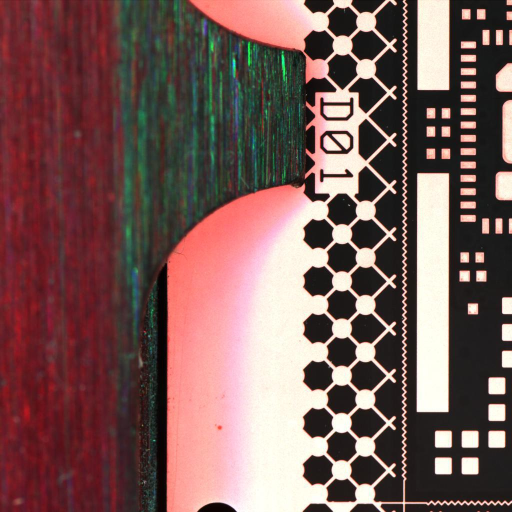
#> input picture images/4_1_1_1.jpg, 1024 x 1024 px, given in place of SMCAMBtm_1_2_6.jpg, which was not available (shown at 1/2 size)
$ python -i previousWork.py   (imports and definitions only)
#> lines starting #> are read from the running program, lines starting #| are printed output that depends on the picture; after the words box and inside, x2 and y2 are one past the last pixel; in counts of white or black regions, pixels touching at a corner belong together; pictures that were not available may be replaced by others from this repository, and a replacement may not be noted
### myFunction.py
import cv2
import numpy as np
import matplotlib.pyplot as plt

window_name = 'image'
coor = []

# [16 lines left out: function filter_orange_like, not called in this run]

def filter_red(image):
    original = image.copy()
    thresh = detectRed(image)
    coor = drawBoundingBox(thresh,original,image)
    cv2.imshow(window_name,image)
    return coor

def detectRed(image):
    #https://stackoverflow.com/questions/51229126/how-to-find-the-red-color-regions-using-opencv
    img_hsv = cv2.cvtColor(image, cv2.COLOR_BGR2HSV)
    denoise(img_hsv,3)
    ## Gen lower mask (0-5) and upper mask (175-180) of RED
    mask1 = cv2.inRange(img_hsv, (0,50,20), (5,255,255))
    mask2 = cv2.inRange(img_hsv, (175,50,20), (180,255,255))
    ## Merge the mask and crop the red regions
    color_mask = cv2.bitwise_or(mask1, mask2 )
    return color_mask

# [12 lines left out: function kmean, not called in this run]

def createTrackbar(trackbar_name):
    #https://opencv-python-tutroals.readthedocs.io/en/latest/py_tutorials/py_gui/py_trackbar/py_trackbar.html
    cv2.namedWindow(trackbar_name)
    cv2.createTrackbar('low_H',trackbar_name,0,180,nothing)
    cv2.createTrackbar('low_S',trackbar_name,0,255,nothing)
    cv2.createTrackbar('low_V',trackbar_name,0,255,nothing)
    cv2.createTrackbar('high_H',trackbar_name,0,180,nothing)
    cv2.createTrackbar('high_S',trackbar_name,0,255,nothing)
    cv2.createTrackbar('high_V',trackbar_name,0,255,nothing)

    cv2.setTrackbarPos('low_H', trackbar_name, 0)   #yellow-orange (0,14,185),(35,130,255)
    cv2.setTrackbarPos('low_S', trackbar_name, 14)  #pinkish, yellow also ok (0,14,199),(180,127,255)
    cv2.setTrackbarPos('low_V', trackbar_name, 193) #pink can, yellow cannot(0,62,188),(180,178,255)
    cv2.setTrackbarPos('high_H', trackbar_name, 180)
    cv2.setTrackbarPos('high_S', trackbar_name, 255)
    cv2.setTrackbarPos('high_V', trackbar_name, 255)


# [10 lines left out: function getTrackbarPos, not called in this run]

def nothing(x):
    pass


def denoise(img,kernelSize):
    #https://www.geeksforgeeks.org/erosion-dilation-images-using-opencv-python/

    #https://opencv-python-tutroals.readthedocs.io/en/latest/py_tutorials/py_imgproc/py_filtering/py_filtering.html

    kernel = np.ones((kernelSize,kernelSize), np.uint8)
    img = cv2.erode(img, kernel, iterations=1)
    img = cv2.dilate(img, kernel, iterations=1)
    img = cv2.erode(img, kernel, iterations=1)
    img = cv2.dilate(img, kernel, iterations=1)
    img = cv2.GaussianBlur(img,(5,5),0)
    return img

def drawBoundingBox(thresh,original,image,ROI_number = 0):
    #https://stackoverflow.com/questions/21104664/extract-all-bounding-boxes-using-opencv-python
    # Find contours, obtain bounding box, extract and save ROI
    cnts = cv2.findContours(thresh, cv2.RETR_EXTERNAL, cv2.CHAIN_APPROX_SIMPLE)
    cnts = cnts[0] if len(cnts) == 2 else cnts[1]
    coor = []
    for c in cnts:
        x,y,w,h = cv2.boundingRect(c)
        if ((w*h)>200 and (w*h)<40000):
            cv2.rectangle(image, (x, y), (x + w, y + h), (36,255,12), 2)
            ROI = original[y:y+h, x:x+w]
            ROI_number += 1
            x_min = x
            y_min = y
            x_max = x+w
            y_max = y+h
            coor.append([x_min,y_min,x_max,y_max])
        else:
            pass
    return coor

# [13 lines left out: function kmean_mask, not called in this run]

img = cv2.imread(r'C:\Users\xiao-nan.gan\Desktop\autoLabel\images\test\SMCAMBtm_1_2_6.jpg',1)
#> img is the input picture: shape (1024, 1024, 3); mean B, G, R 88.2, 91.2, 121.8
coor = filter_red(img)
#> in detectRed, `img_hsv = cv2.cvtColor(image, cv2.COLOR_BGR2HSV)`: img_hsv: shape (1024, 1024, 3); mean H, S, V 76.5, 89.2, 124.5
#> in denoise, `img = cv2.erode(img, kernel, iterations=1)`:
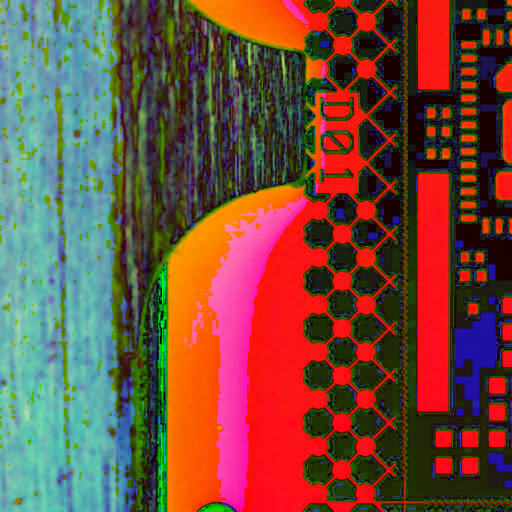
#> img: shape (1024, 1024, 3) (shown at 1/2 size); mean of channels 0, 1, 2 62.3, 77.2, 116.5; drawn as B, G, R
#> in denoise, `img = cv2.dilate(img, kernel, iterations=1)`:
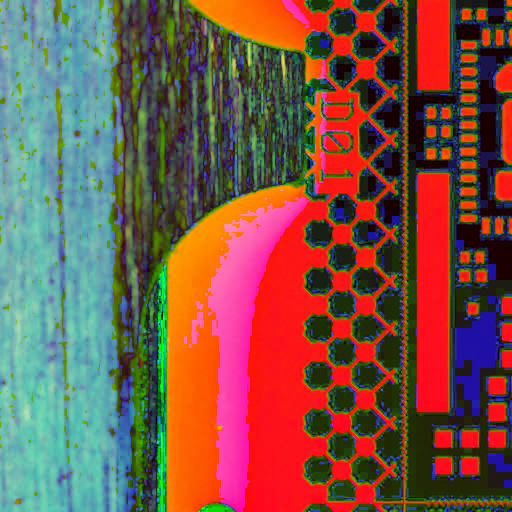
#> img: shape (1024, 1024, 3) (shown at 1/2 size); mean of channels 0, 1, 2 72.3, 85.5, 123.4; drawn as B, G, R
#> in detectRed, `mask1 = cv2.inRange(img_hsv, (0,50,20), (5,255,255))`:
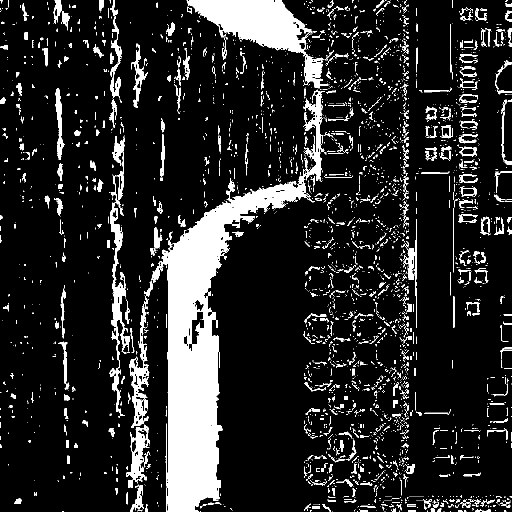
#> mask1: shape (1024, 1024) (shown at 1/2 size); 14% white; 3279 white regions (2680 under 20 px), largest, box (x1, y1, x2, y2) and area: (303, 179, 650, 1024) 65319, (373, 0, 656, 176) 16811, (220, 405, 260, 832) 4258
#> in detectRed, `mask2 = cv2.inRange(img_hsv, (175,50,20), (180,255,255))`:
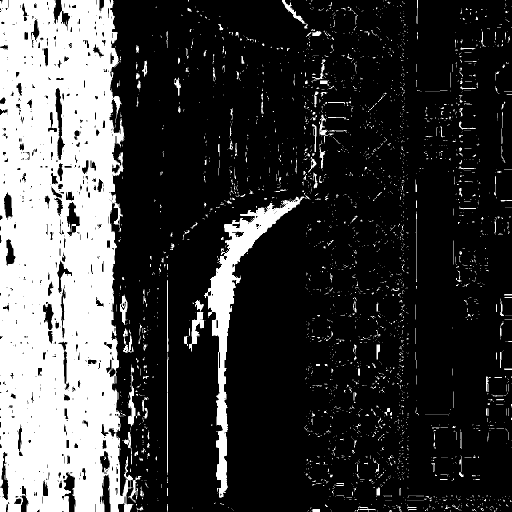
#> mask2: shape (1024, 1024) (shown at 1/2 size); 24.8% white; 2910 white regions (2662 under 20 px), largest, box (x1, y1, x2, y2) and area: (0, 0, 267, 1024) 216423, (408, 390, 621, 996) 17948, (378, 624, 409, 703) 938
#> in detectRed, `color_mask = cv2.bitwise_or(mask1, mask2 )`:
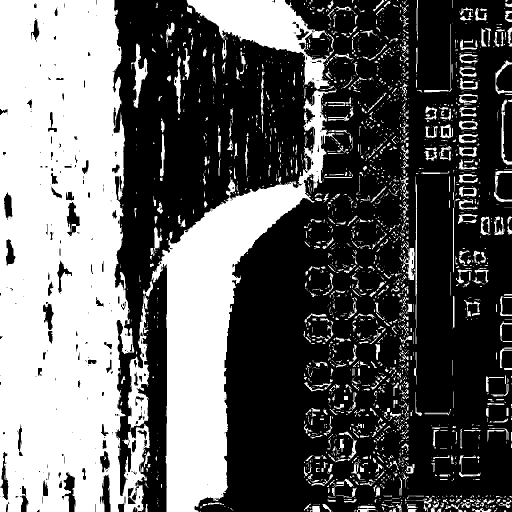
#> color_mask: shape (1024, 1024) (shown at 1/2 size); 38.8% white; 2367 white regions (1769 under 20 px)
#> in drawBoundingBox, `cnts = cv2.findContours(thresh, cv2.RETR_EXTERNAL, cv2.CHAIN_APPROX_SI..`: cnts = 2334 contours, 1967 with area under 20; largest, box (x1, y1, x2, y2) and area: (0, 0, 300, 1024) 246580, (303, 177, 681, 1024) 87172, (373, 0, 668, 178) 20803, (255, 591, 299, 861) 4943, (262, 87, 296, 216) 1296
#> the loop in drawBoundingBox, `for c in cnts:` made 2334 passes
#> (x, y, w, h, x_min, y_min, x_max, y_max) on passes 21, 30, 33, 46, 67, 68, 85, 88, 125, 163, 180, 204: (944, 1016, 39, 8, 944, 1016, 983, 1024), (620, 1012, 20, 12, 620, 1012, 640, 1024), (714, 1011, 38, 13, 714, 1011, 752, 1024), (644, 1008, 21, 16, 644, 1008, 665, 1024), (890, 1004, 36, 14, 890, 1004, 926, 1018), (861, 1004, 17, 20, 861, 1004, 878, 1024), (997, 999, 27, 17, 997, 999, 1024, 1016), (922, 999, 19, 17, 922, 999, 941, 1016), (848, 992, 16, 23, 848, 992, 864, 1015), (673, 975, 40, 21, 673, 975, 713, 996), (720, 964, 27, 8, 720, 964, 747, 972), (669, 958, 38, 16, 669, 958, 707, 974)
#> (x, y, w, h) on passes 2, 6, 7, 8, 9, 10: (755, 1023, 1, 1), (467, 1021, 1, 1), (1008, 1020, 5, 4), (1001, 1020, 1, 1), (928, 1020, 5, 4), (900, 1020, 2, 4)
#> after the loop in drawBoundingBox, `for c in cnts:`:
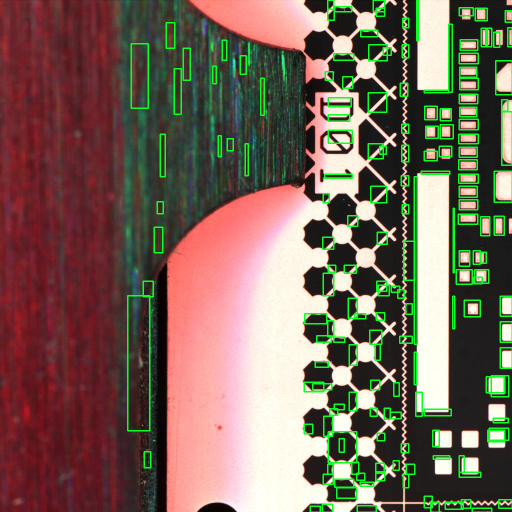
#> image: shape (1024, 1024, 3) (shown at 1/2 size); 4.98% of pixels changed, all inside (x1, y1, x2, y2) = (254, 0, 1024, 1024)
#> after the loop in drawBoundingBox, `for c in cnts:`: ROI_number = 167; coor = 167 items, first 6: [944, 1016, 983, 1024], [620, 1012, 640, 1024], [714, 1011, 752, 1024], [644, 1008, 665, 1024], [890, 1004, 926, 1018], [861, 1004, 878, 1024]
print(coor)
#> (printed output is left out)
cv2.waitKey(0)

### previousWork.py
import cv2
import myFunction
import numpy as np
import myFunction

def blueLong(image):
    myFunction.createTrackbar('trackbar')
    #image = cv2.imread(imgpath)
    #image2 = cv2.imread(r'C:\Users\xiao-nan.gan\Desktop\autoLabel\images\test\BlueLongB_1_1_3.jpg', 0)
    img_hsv = cv2.cvtColor(image, cv2.COLOR_BGR2HSV)
    masked_segmented = myFunction.kmean_mask(img_hsv,2)

    low_hsv,high_hsv = myFunction.getTrackbarPos('trackbar')
    red_mask = cv2.inRange(masked_segmented,(int(low_hsv[0]),int(low_hsv[1]),int(low_hsv[2])),(int(high_hsv[0]),int(high_hsv[1]),int(high_hsv[2])))
    withHole = cv2.bitwise_and(image,image,mask = red_mask)
    noHole = myFunction.denoise(withHole,7)

    #convert img to grey
    img_grey = cv2.cvtColor(noHole,cv2.COLOR_BGR2GRAY)
    thresh = 100
    ret,thresh_img = cv2.threshold(img_grey, thresh, 255, cv2.THRESH_BINARY)
    coor = myFunction.drawBoundingBox(thresh_img,img_hsv,image)
    #cv2.imshow('noHole',noHole)
    cv2.imshow('image',image)
    return coor


    # key = cv2.waitKey(0)#pauses for 3 seconds before fetching next image
    # if key == 27:#if ESC is pressed, exit loop
    #     cv2.destroyAllWindows()

>>> import cv2
>>> picture = cv2.imread('images/4_1_1_1.jpg', cv2.IMREAD_GRAYSCALE)
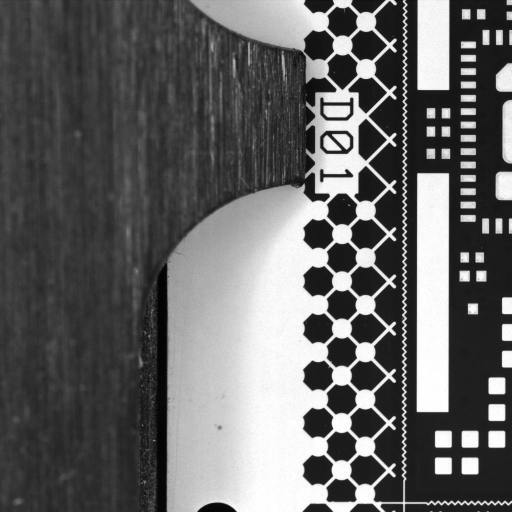
#> picture: shape (1024, 1024) (shown at 1/2 size); min 0, max 255, mean 100.1
>>> result = blueLong(picture)
#> (the run stopped early here; a loop or call above may not have finished)

$ run again, on images/4_1_2_2.jpg
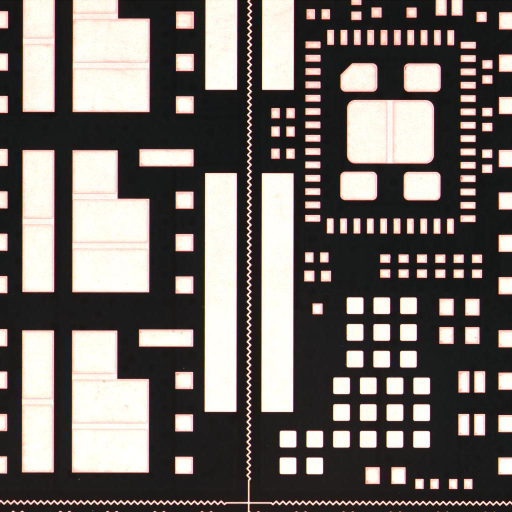
#> input picture images/4_1_2_2.jpg, 1024 x 1024 px, given in place of SMCAMBtm_1_2_6.jpg, which was not available (shown at 1/2 size)
#> img is the input picture: shape (1024, 1024, 3); mean B, G, R 103.5, 107.9, 114.1
#> img_hsv: shape (1024, 1024, 3); mean H, S, V 54, 39.6, 115.1
#> mask1: shape (1024, 1024); 3.2% white in thin lines or dots
#> mask2: shape (1024, 1024); 1.8% white in thin lines or dots
#> color_mask: shape (1024, 1024); 5.1% white; 2927 white regions (2330 under 20 px)
#> cnts = 2927 contours, 2546 with area under 20; largest, box (x1, y1, x2, y2) and area: (700, 322, 864, 333) 388, (146, 221, 300, 228) 386, (137, 579, 298, 590) 364, (273, 325, 387, 336) 312, (43, 220, 112, 229) 298
#> the loop in drawBoundingBox, `for c in cnts:` made 2927 passes
#> (x, y, w, h, x_min, y_min, x_max, y_max) on passes 119, 121, 125, 143, 154, 156, 174, 176: (528, 1007, 16, 13, 528, 1007, 544, 1020), (508, 1007, 19, 17, 508, 1007, 527, 1024), (448, 1007, 38, 9, 448, 1007, 486, 1016), (690, 1006, 14, 18, 690, 1006, 704, 1024), (722, 1005, 20, 19, 722, 1005, 742, 1024), (562, 1005, 46, 19, 562, 1005, 608, 1024), (330, 1004, 23, 9, 330, 1004, 353, 1013), (258, 1004, 27, 10, 258, 1004, 285, 1014)
#> after the loop in drawBoundingBox, `for c in cnts:`:
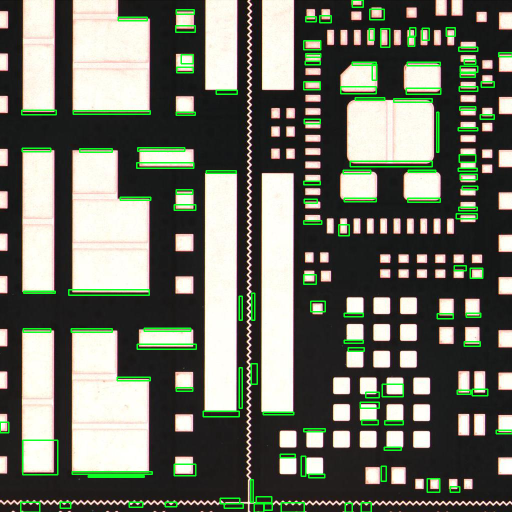
#> image: shape (1024, 1024, 3) (shown at 1/2 size); 3.86% of pixels changed, all inside (x1, y1, x2, y2) = (0, 0, 1024, 1024)
#> after the loop in drawBoundingBox, `for c in cnts:`: ROI_number = 123; coor = 123 items, first 6: [528, 1007, 544, 1020], [508, 1007, 527, 1024], [448, 1007, 486, 1016], [690, 1006, 704, 1024], [722, 1005, 742, 1024], [562, 1005, 608, 1024]
#> (printed output is left out)
#> `picture = cv2.imread('images/4_1_1_1.jpg', cv2.IMREAD_GRAYSCALE)`:
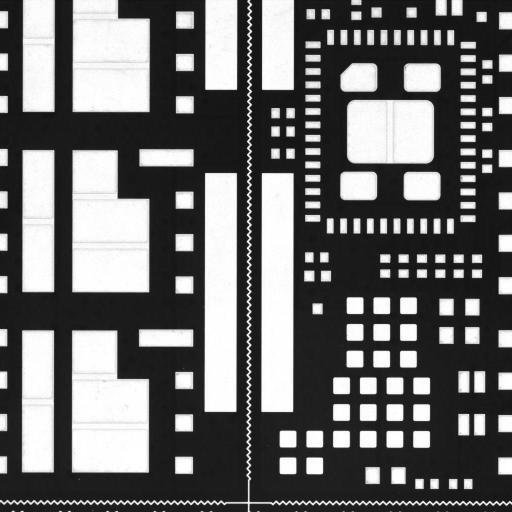
#> picture: shape (1024, 1024) (shown at 1/2 size); min 0, max 255, mean 109.3
